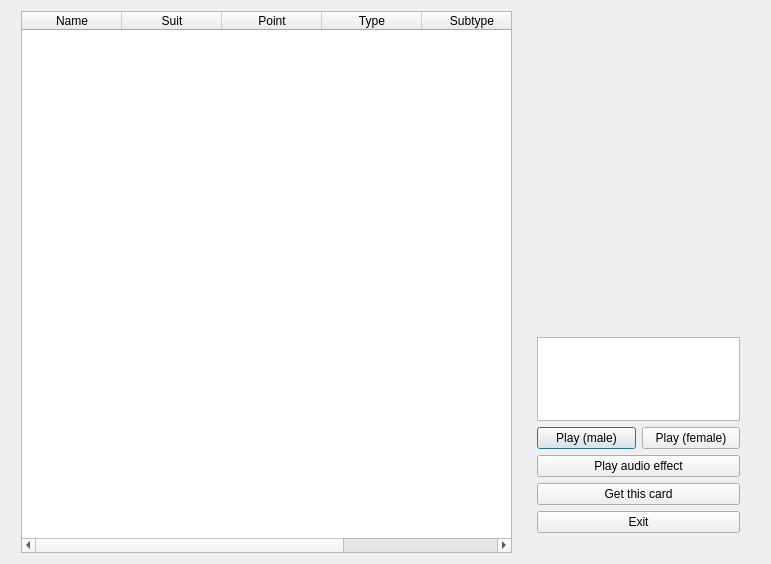
<?xml version="1.0" encoding="UTF-8"?>
<ui version="4.0">
 <class>CardOverview</class>
 <widget class="QDialog" name="CardOverview">
  <property name="geometry">
   <rect>
    <x>0</x>
    <y>0</y>
    <width>771</width>
    <height>564</height>
   </rect>
  </property>
  <property name="windowTitle">
   <string>Card Overvew</string>
  </property>
  <layout class="QHBoxLayout" name="horizontalLayout_2">
   <item>
    <widget class="QTableWidget" name="tableWidget">
     <property name="maximumSize">
      <size>
       <width>491</width>
       <height>16777215</height>
      </size>
     </property>
     <property name="editTriggers">
      <set>QAbstractItemView::NoEditTriggers</set>
     </property>
     <property name="selectionMode">
      <enum>QAbstractItemView::SingleSelection</enum>
     </property>
     <property name="selectionBehavior">
      <enum>QAbstractItemView::SelectRows</enum>
     </property>
     <property name="sortingEnabled">
      <bool>true</bool>
     </property>
     <column>
      <property name="text">
       <string>Name</string>
      </property>
     </column>
     <column>
      <property name="text">
       <string>Suit</string>
      </property>
     </column>
     <column>
      <property name="text">
       <string>Point</string>
      </property>
     </column>
     <column>
      <property name="text">
       <string>Type</string>
      </property>
     </column>
     <column>
      <property name="text">
       <string>Subtype</string>
      </property>
     </column>
     <column>
      <property name="text">
       <string>Package</string>
      </property>
     </column>
    </widget>
   </item>
   <item>
    <widget class="QFrame" name="frame">
     <property name="maximumSize">
      <size>
       <width>221</width>
       <height>521</height>
      </size>
     </property>
     <layout class="QVBoxLayout" name="verticalLayout_3">
      <item>
       <layout class="QVBoxLayout" name="verticalLayout_2">
        <item>
         <widget class="QLabel" name="cardLabel">
          <property name="minimumSize">
           <size>
            <width>211</width>
            <height>301</height>
           </size>
          </property>
          <property name="maximumSize">
           <size>
            <width>217</width>
            <height>16777215</height>
           </size>
          </property>
          <property name="text">
           <string/>
          </property>
         </widget>
        </item>
        <item>
         <widget class="QTextEdit" name="cardDescriptionBox">
          <property name="maximumSize">
           <size>
            <width>217</width>
            <height>16777215</height>
           </size>
          </property>
          <property name="readOnly">
           <bool>true</bool>
          </property>
         </widget>
        </item>
       </layout>
      </item>
      <item>
       <layout class="QVBoxLayout" name="verticalLayout">
        <item>
         <layout class="QHBoxLayout" name="horizontalLayout">
          <item>
           <widget class="QPushButton" name="malePlayButton">
            <property name="maximumSize">
             <size>
              <width>105</width>
              <height>16777215</height>
             </size>
            </property>
            <property name="text">
             <string>Play (male)</string>
            </property>
           </widget>
          </item>
          <item>
           <widget class="QPushButton" name="femalePlayButton">
            <property name="maximumSize">
             <size>
              <width>104</width>
              <height>16777215</height>
             </size>
            </property>
            <property name="text">
             <string>Play (female)</string>
            </property>
           </widget>
          </item>
         </layout>
        </item>
        <item>
         <widget class="QPushButton" name="playAudioEffectButton">
          <property name="text">
           <string>Play audio effect</string>
          </property>
         </widget>
        </item>
        <item>
         <widget class="QPushButton" name="getCardButton">
          <property name="maximumSize">
           <size>
            <width>217</width>
            <height>16777215</height>
           </size>
          </property>
          <property name="text">
           <string>Get this card</string>
          </property>
         </widget>
        </item>
        <item>
         <widget class="QPushButton" name="exitButton">
          <property name="text">
           <string>Exit</string>
          </property>
         </widget>
        </item>
       </layout>
      </item>
     </layout>
    </widget>
   </item>
  </layout>
 </widget>
 <resources/>
 <connections/>
</ui>
